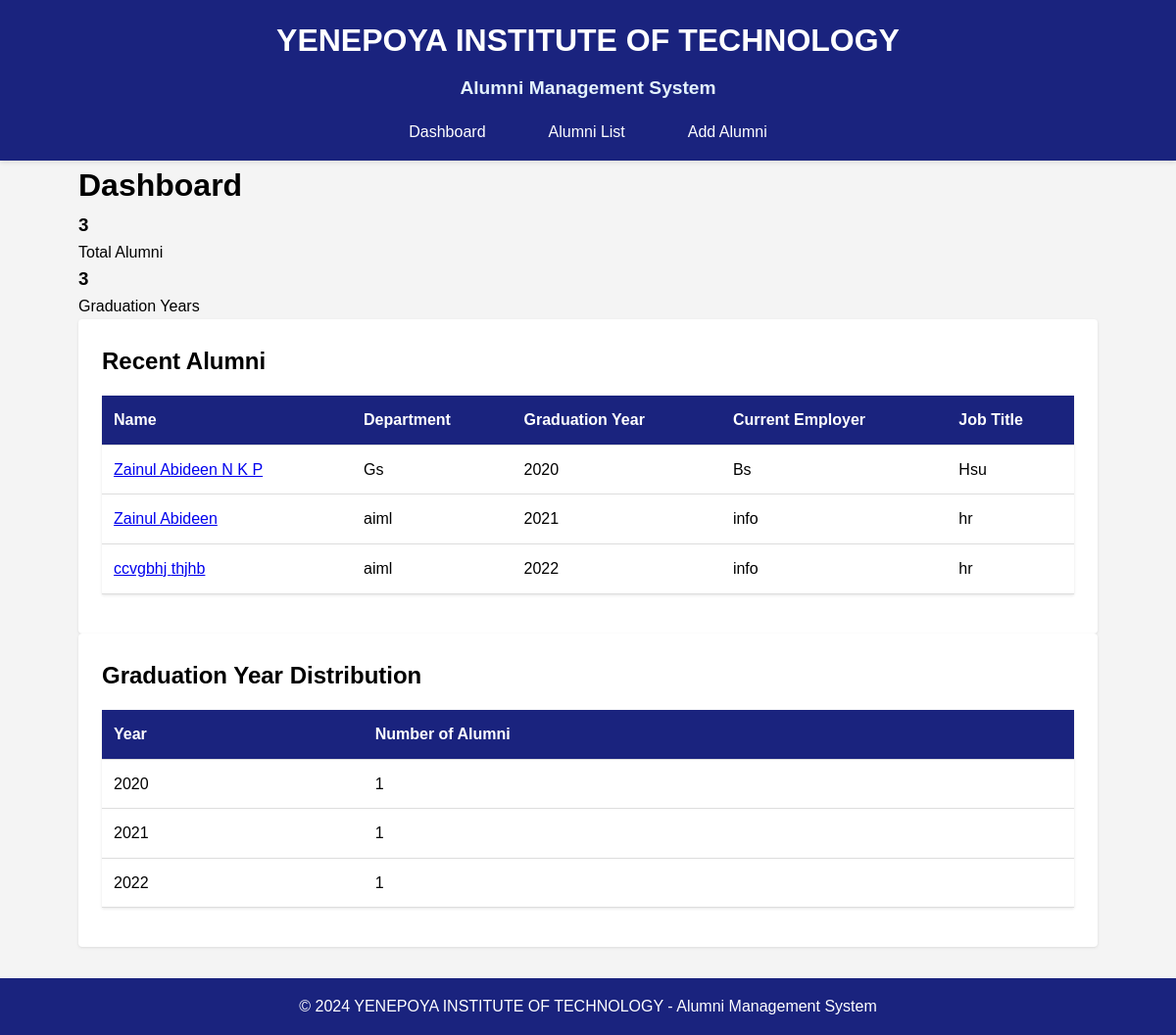
Before: / with the older database file.
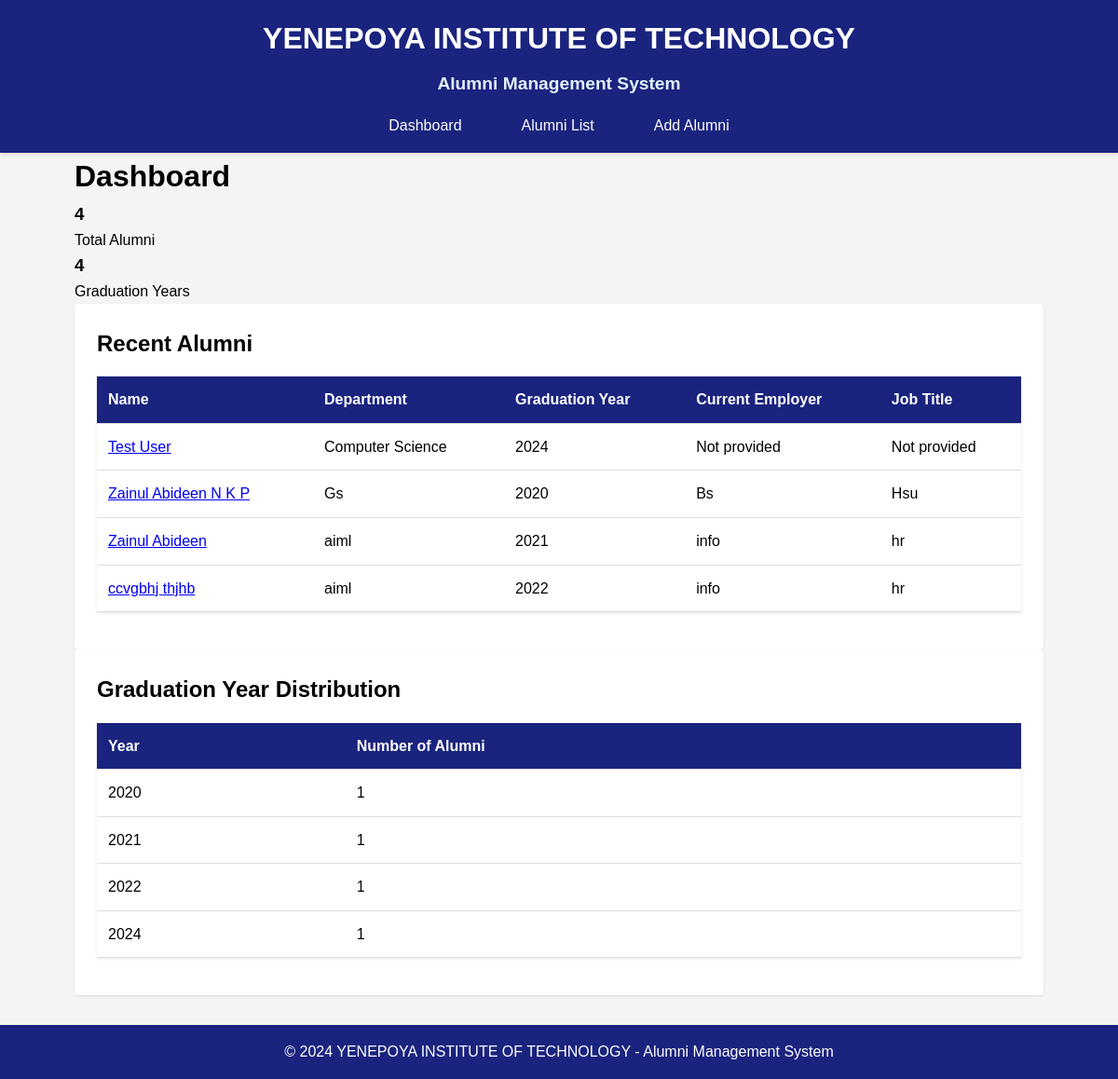
After: the same page with the newer database file.
### models.py (models this page shows, shortened)
class Alumni(db.Model):
    id = db.Column(db.Integer, primary_key=True)
    first_name = db.Column(db.String(50), nullable=False)
    last_name = db.Column(db.String(50), nullable=False)
    email = db.Column(db.String(100), unique=True, nullable=False)
    phone = db.Column(db.String(20))
    date_of_birth = db.Column(db.Date)
    gender = db.Column(db.String(10))
    degree = db.Column(db.String(100), nullable=False)
    department = db.Column(db.String(100), nullable=False)
    graduation_year = db.Column(db.Integer, nullable=False)
    student_id = db.Column(db.String(20), unique=True, nullable=False)
    current_employer = db.Column(db.String(100))
    job_title = db.Column(db.String(100))
    industry = db.Column(db.String(100))
    years_of_experience = db.Column(db.Integer)
    linkedin = db.Column(db.Text)
    current_city = db.Column(db.String(100))
    state = db.Column(db.String(100))
    country = db.Column(db.String(100))
    technical_skills = db.Column(db.Text)
    languages_known = db.Column(db.Text)
    areas_of_interest = db.Column(db.Text)
    created_at = db.Column(db.DateTime, default=datetime.utcnow)
    updated_at = db.Column(db.DateTime, default=datetime.utcnow, onupdate=datetime.utcnow)

### app.py (the view)
@app.route('/')
def dashboard():
    total_alumni = Alumni.query.count()
    recent_alumni = Alumni.query.order_by(Alumni.created_at.desc()).limit(5).all()
    graduation_years = db.session.query(
        Alumni.graduation_year,
        func.count(Alumni.id)
    ).group_by(Alumni.graduation_year).all()
    return render_template('dashboard.html',
                         total_alumni=total_alumni,
                         recent_alumni=recent_alumni,
                         graduation_years=graduation_years)

### templates/dashboard.html
{% extends "base.html" %}
{% block content %}
<h1>Dashboard</h1>
<div class="dashboard-stats">
    <div class="stat-card">
        <h3>{{ total_alumni }}</h3>
        <p>Total Alumni</p>
    </div>
    <div class="stat-card">
        <h3>{{ graduation_years|length }}</h3>
        <p>Graduation Years</p>
    </div>
</div>
<div class="card">
    <h2>Recent Alumni</h2>
    <table class="table">
        <thead>
            <tr>
                <th>Name</th>
                <th>Department</th>
                <th>Graduation Year</th>
                <th>Current Employer</th>
                <th>Job Title</th>
            </tr>
        </thead>
        <tbody>
            {% for alumni in recent_alumni %}
            <tr>
                <td><a href="{{ url_for('alumni_profile', id=alumni.id) }}">{{ alumni.first_name }} {{ alumni.last_name }}</a></td>
                <td>{{ alumni.department }}</td>
                <td>{{ alumni.graduation_year }}</td>
                <td>{{ alumni.current_employer or 'Not provided' }}</td>
                <td>{{ alumni.job_title or 'Not provided' }}</td>
            </tr>
            {% endfor %}
        </tbody>
    </table>
</div>
<div class="card">
    <h2>Graduation Year Distribution</h2>
    <table class="table">
        <thead>
            <tr>
                <th>Year</th>
                <th>Number of Alumni</th>
            </tr>
        </thead>
        <tbody>
            {% for year, count in graduation_years %}
            <tr>
                <td>{{ year }}</td>
                <td>{{ count }}</td>
            </tr>
            {% endfor %}
        </tbody>
    </table>
</div>
{% endblock %}

### templates/base.html (shortened to what this page needs)
<!DOCTYPE html>
<html lang="en">
<head>
    <link rel="stylesheet" href="{{ url_for('static', filename='css/style.css') }}">
    <link rel="stylesheet" href="https://cdnjs.cloudflare.com/ajax/libs/font-awesome/5.15.4/css/all.min.css">
</head>
<body>
    <header>
        <div class="container">
            <h1>YENEPOYA INSTITUTE OF TECHNOLOGY</h1>
            <h2>Alumni Management System</h2>
            <nav>
                <ul>
                    <li><a href="{{ url_for('dashboard') }}">Dashboard</a></li>
                    <li><a href="{{ url_for('alumni_list') }}">Alumni List</a></li>
                    <li><a href="{{ url_for('add_alumni') }}">Add Alumni</a></li>
                </ul>
            </nav>
        </div>
    </header>
    <main class="container">
        {% block content %}{% endblock %}
    </main>
    <footer>
        <div class="container">
            <p>&copy; 2024 YENEPOYA INSTITUTE OF TECHNOLOGY - Alumni Management System</p>
        </div>
    </footer>
</body>
</html>

### static/css/style.css (style rules this page uses)
* { margin: 0; padding: 0; box-sizing: border-box; }
body { font-family: Arial, sans-serif; line-height: 1.6; background-color: #f4f4f4; }
.container { width: 90%; max-width: 1200px; margin: 0 auto; padding: 0 20px; }
header { background-color: #1a237e; color: white; padding: 1rem 0; box-shadow: 0 2px 5px rgba(0,0,0,0.1); }
header h1 { font-size: 2rem; margin-bottom: 0.5rem; text-align: center; color: #fff; }
header h2 { font-size: 1.2rem; text-align: center; color: #e3f2fd; margin-bottom: 1rem; }
nav ul { list-style: none; display: flex; justify-content: center; gap: 2rem; }
nav a { color: white; text-decoration: none; font-weight: 500; padding: 0.5rem 1rem; border-radius: 4px; transition: background-color 0.3s; }
main { padding: 2rem 0; min-height: calc(100vh - 200px); }
table { width: 100%; border-collapse: collapse; margin: 1rem 0; background-color: white; box-shadow: 0 1px 3px rgba(0,0,0,0.1); }
th, td { padding: 0.75rem; text-align: left; border-bottom: 1px solid #ddd; }
th { background-color: #1a237e; color: white; }
footer { background-color: #1a237e; color: white; text-align: center; padding: 1rem 0; margin-top: 2rem; }
.card { background-color: white; padding: 1.5rem; border-radius: 4px; box-shadow: 0 1px 3px rgba(0,0,0,0.1); }

Changed rows visible on the page:
added Alumni: first_name "Test", last_name "User", department "Computer Science", graduation_year "2024", current_employer "Not provided", job_title "Not provided"
Other visible differences:
{{ total_alumni }}: "3" → "4"
{{ graduation_years|length }}: "3" → "4"
new list line: "2024 1"
